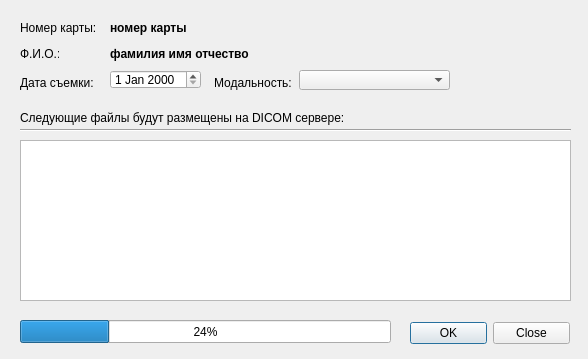
<?xml version="1.0" encoding="UTF-8"?>
<ui version="4.0">
 <class>Dialog</class>
 <widget class="QDialog" name="Dialog">
  <property name="geometry">
   <rect>
    <x>0</x>
    <y>0</y>
    <width>588</width>
    <height>359</height>
   </rect>
  </property>
  <property name="windowTitle">
   <string>Импорт файлов</string>
  </property>
  <property name="styleSheet">
   <string notr="true"/>
  </property>
  <property name="sizeGripEnabled">
   <bool>false</bool>
  </property>
  <property name="modal">
   <bool>true</bool>
  </property>
  <widget class="QLabel" name="label">
   <property name="geometry">
    <rect>
     <x>20</x>
     <y>20</y>
     <width>78</width>
     <height>16</height>
    </rect>
   </property>
   <property name="text">
    <string>Номер карты:</string>
   </property>
  </widget>
  <widget class="QLabel" name="l_kard_num">
   <property name="geometry">
    <rect>
     <x>110</x>
     <y>20</y>
     <width>161</width>
     <height>16</height>
    </rect>
   </property>
   <property name="font">
    <font>
     <weight>75</weight>
     <bold>true</bold>
    </font>
   </property>
   <property name="text">
    <string>номер карты</string>
   </property>
  </widget>
  <widget class="QLabel" name="label_3">
   <property name="geometry">
    <rect>
     <x>20</x>
     <y>46</y>
     <width>39</width>
     <height>16</height>
    </rect>
   </property>
   <property name="text">
    <string>Ф.И.О.:</string>
   </property>
  </widget>
  <widget class="QLabel" name="l_FIO">
   <property name="geometry">
    <rect>
     <x>110</x>
     <y>46</y>
     <width>461</width>
     <height>16</height>
    </rect>
   </property>
   <property name="font">
    <font>
     <weight>75</weight>
     <bold>true</bold>
    </font>
   </property>
   <property name="text">
    <string>фамилия имя отчество</string>
   </property>
  </widget>
  <widget class="QLabel" name="label_5">
   <property name="geometry">
    <rect>
     <x>20</x>
     <y>75</y>
     <width>75</width>
     <height>16</height>
    </rect>
   </property>
   <property name="text">
    <string>Дата съемки:</string>
   </property>
  </widget>
  <widget class="QLabel" name="label_2">
   <property name="geometry">
    <rect>
     <x>214</x>
     <y>75</y>
     <width>79</width>
     <height>16</height>
    </rect>
   </property>
   <property name="text">
    <string>Модальность:</string>
   </property>
  </widget>
  <widget class="QDialogButtonBox" name="buttonBox">
   <property name="geometry">
    <rect>
     <x>410</x>
     <y>320</y>
     <width>160</width>
     <height>26</height>
    </rect>
   </property>
   <property name="toolTip">
    <string/>
   </property>
   <property name="standardButtons">
    <set>QDialogButtonBox::Close|QDialogButtonBox::Ok</set>
   </property>
   <property name="centerButtons">
    <bool>false</bool>
   </property>
  </widget>
  <widget class="QComboBox" name="comboBox">
   <property name="geometry">
    <rect>
     <x>299</x>
     <y>70</y>
     <width>151</width>
     <height>20</height>
    </rect>
   </property>
   <property name="font">
    <font>
     <weight>75</weight>
     <bold>true</bold>
    </font>
   </property>
   <property name="toolTip">
    <string>&lt;!DOCTYPE HTML PUBLIC &quot;-//W3C//DTD HTML 4.0//EN&quot; &quot;http://www.w3.org/TR/REC-html40/strict.dtd&quot;&gt;
&lt;html&gt;&lt;head&gt;&lt;meta name=&quot;qrichtext&quot; content=&quot;1&quot; /&gt;&lt;style type=&quot;text/css&quot;&gt;
p, li { white-space: pre-wrap; }
&lt;/style&gt;&lt;/head&gt;&lt;body style=&quot; font-family:'Sans Serif'; font-size:9pt; font-weight:600; font-style:normal;&quot;&gt;
&lt;p style=&quot; margin-top:0px; margin-bottom:0px; margin-left:0px; margin-right:0px; -qt-block-indent:0; text-indent:0px;&quot;&gt;ХС - фотографии&lt;/p&gt;
&lt;p style=&quot; margin-top:0px; margin-bottom:0px; margin-left:0px; margin-right:0px; -qt-block-indent:0; text-indent:0px;&quot;&gt;EN - эндоскопия&lt;/p&gt;
&lt;p style=&quot; margin-top:0px; margin-bottom:0px; margin-left:0px; margin-right:0px; -qt-block-indent:0; text-indent:0px;&quot;&gt;ОТ - другое&lt;/p&gt;&lt;/body&gt;&lt;/html&gt;</string>
   </property>
   <property name="whatsThis">
    <string/>
   </property>
  </widget>
  <widget class="QLabel" name="label_4">
   <property name="geometry">
    <rect>
     <x>20</x>
     <y>110</y>
     <width>471</width>
     <height>16</height>
    </rect>
   </property>
   <property name="text">
    <string>Следующие файлы будут размещены на DICOM сервере:</string>
   </property>
  </widget>
  <widget class="Line" name="line">
   <property name="geometry">
    <rect>
     <x>20</x>
     <y>120</y>
     <width>551</width>
     <height>21</height>
    </rect>
   </property>
   <property name="orientation">
    <enum>Qt::Horizontal</enum>
   </property>
  </widget>
  <widget class="QListWidget" name="listWidget">
   <property name="geometry">
    <rect>
     <x>20</x>
     <y>140</y>
     <width>551</width>
     <height>161</height>
    </rect>
   </property>
   <property name="styleSheet">
    <string notr="true"/>
   </property>
  </widget>
  <widget class="QDateEdit" name="dateEdit">
   <property name="geometry">
    <rect>
     <x>110</x>
     <y>70</y>
     <width>91</width>
     <height>19</height>
    </rect>
   </property>
   <property name="sizePolicy">
    <sizepolicy hsizetype="Minimum" vsizetype="Expanding">
     <horstretch>0</horstretch>
     <verstretch>0</verstretch>
    </sizepolicy>
   </property>
   <property name="whatsThis">
    <string/>
   </property>
   <property name="wrapping">
    <bool>false</bool>
   </property>
   <property name="calendarPopup">
    <bool>false</bool>
   </property>
  </widget>
  <widget class="QProgressBar" name="progressBar">
   <property name="geometry">
    <rect>
     <x>20</x>
     <y>320</y>
     <width>371</width>
     <height>23</height>
    </rect>
   </property>
   <property name="value">
    <number>24</number>
   </property>
  </widget>
 </widget>
 <tabstops>
  <tabstop>buttonBox</tabstop>
  <tabstop>dateEdit</tabstop>
  <tabstop>comboBox</tabstop>
  <tabstop>listWidget</tabstop>
 </tabstops>
 <resources/>
 <connections/>
</ui>
